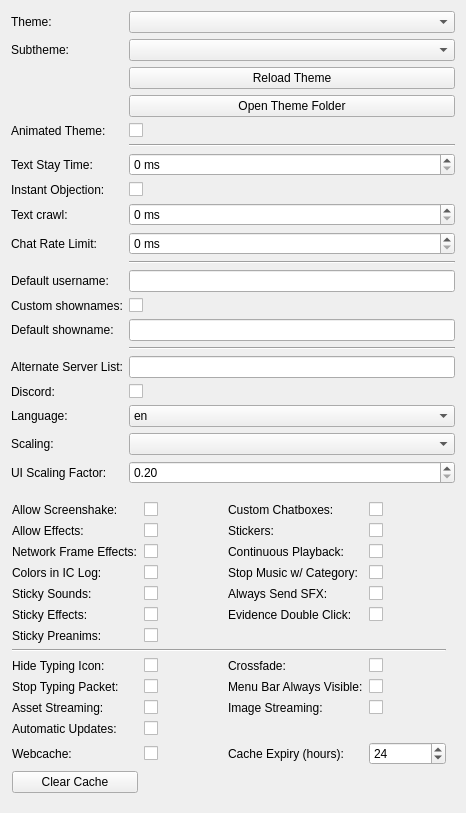
         <widget class="QWidget" name="form_layout_widget">
          <property name="geometry">
           <rect>
            <x>0</x>
            <y>-427</y>
            <width>466</width>
            <height>771</height>
           </rect>
          </property>
          <layout class="QFormLayout" name="formLayout">
           <item row="0" column="0">
            <widget class="QLabel" name="theme_label">
             <property name="toolTip">
              <string>Sets the theme used in-game. If the new theme changes the lobby's look as well, you'll need to reload the Lobby for the changes to take effect, such as by joining a server and leaving it.</string>
             </property>
             <property name="text">
              <string>Theme:</string>
             </property>
            </widget>
           </item>
           <item row="0" column="1">
            <widget class="QComboBox" name="theme_combobox"/>
           </item>
           <item row="1" column="0">
            <widget class="QLabel" name="subtheme_label">
             <property name="toolTip">
              <string>Sets a 'subtheme', which will stack on top of the current theme and replace anything it can. Keep it at 'server' to let the server decide. Keep it at 'default' to keep it unchanging.</string>
             </property>
             <property name="text">
              <string>Subtheme:</string>
             </property>
            </widget>
           </item>
           <item row="1" column="1">
            <widget class="QComboBox" name="subtheme_combobox"/>
           </item>
           <item row="2" column="1">
            <widget class="QPushButton" name="theme_reload_button">
             <property name="toolTip">
              <string>Refresh the theme and update all of the ui elements to match.</string>
             </property>
             <property name="text">
              <string>Reload Theme</string>
             </property>
            </widget>
           </item>
           <item row="3" column="1">
            <widget class="QPushButton" name="theme_folder_button">
             <property name="toolTip">
              <string>Open the theme folder of the currently selected theme.</string>
             </property>
             <property name="text">
              <string>Open Theme Folder</string>
             </property>
            </widget>
           </item>
           <item row="4" column="0">
            <widget class="QLabel" name="animated_theme_lbl">
             <property name="toolTip">
              <string>If ticked, themes will be allowed to have animated elements.</string>
             </property>
             <property name="text">
              <string>Animated Theme:</string>
             </property>
            </widget>
           </item>
           <item row="4" column="1">
            <widget class="QCheckBox" name="animated_theme_cb">
             <property name="text">
              <string/>
             </property>
            </widget>
           </item>
           <item row="5" column="1">
            <widget class="QFrame" name="theme_log_divider">
             <property name="frameShape">
              <enum>QFrame::HLine</enum>
             </property>
             <property name="frameShadow">
              <enum>QFrame::Sunken</enum>
             </property>
            </widget>
           </item>
           <item row="6" column="0">
            <widget class="QLabel" name="stay_time_lbl">
             <property name="toolTip">
              <string>Minimum amount of time (in miliseconds) an IC message must stay on screen before the next IC message is shown, acting as a 'queue'. Set to 0 to disable this behavior.</string>
             </property>
             <property name="text">
              <string>Text Stay Time:</string>
             </property>
            </widget>
           </item>
           <item row="6" column="1">
            <widget class="QSpinBox" name="stay_time_spinbox">
             <property name="suffix">
              <string> ms</string>
             </property>
             <property name="maximum">
              <number>10000</number>
             </property>
            </widget>
           </item>
           <item row="7" column="0">
            <widget class="QLabel" name="instant_objection_lbl">
             <property name="text">
              <string>Instant Objection:</string>
             </property>
            </widget>
           </item>
           <item row="7" column="1">
            <widget class="QCheckBox" name="instant_objection_cb">
             <property name="text">
              <string/>
             </property>
            </widget>
           </item>
           <item row="8" column="0">
            <widget class="QLabel" name="text_crawl_lbl">
             <property name="toolTip">
              <string>Amount of time (in miliseconds) spent on each letter when the in-character text is being displayed.</string>
             </property>
             <property name="text">
              <string>Text crawl:</string>
             </property>
            </widget>
           </item>
           <item row="8" column="1">
            <widget class="QSpinBox" name="text_crawl_spinbox">
             <property name="suffix">
              <string> ms</string>
             </property>
             <property name="maximum">
              <number>500</number>
             </property>
            </widget>
           </item>
           <item row="9" column="0">
            <widget class="QLabel" name="chat_ratelimit_lbl">
             <property name="text">
              <string>Chat Rate Limit:</string>
             </property>
             <property name="textFormat">
              <enum>Qt::AutoText</enum>
             </property>
            </widget>
           </item>
           <item row="9" column="1">
            <widget class="QSpinBox" name="chat_ratelimit_spinbox">
             <property name="suffix">
              <string> ms</string>
             </property>
             <property name="maximum">
              <number>5000</number>
             </property>
            </widget>
           </item>
           <item row="10" column="1">
            <widget class="QFrame" name="log_names_divider">
             <property name="frameShape">
              <enum>QFrame::HLine</enum>
             </property>
             <property name="frameShadow">
              <enum>QFrame::Sunken</enum>
             </property>
            </widget>
           </item>
           <item row="11" column="0">
            <widget class="QLabel" name="username_lbl">
             <property name="toolTip">
              <string>Your OOC name will be automatically set to this value when you join a server.</string>
             </property>
             <property name="text">
              <string>Default username:</string>
             </property>
            </widget>
           </item>
           <item row="11" column="1">
            <widget class="QLineEdit" name="username_textbox">
             <property name="maxLength">
              <number>30</number>
             </property>
            </widget>
           </item>
           <item row="12" column="0">
            <widget class="QLabel" name="showname_lbl">
             <property name="toolTip">
              <string>Gives the default value for the in-game 'Custom shownames' tickbox, which in turn determines whether the client should display custom in-character names.</string>
             </property>
             <property name="text">
              <string>Custom shownames:</string>
             </property>
            </widget>
           </item>
           <item row="12" column="1">
            <widget class="QCheckBox" name="showname_cb">
             <property name="text">
              <string/>
             </property>
            </widget>
           </item>
           <item row="13" column="0">
            <widget class="QLabel" name="default_showname_lbl">
             <property name="toolTip">
              <string>Your showname will be automatically set to this value when you join a server.</string>
             </property>
             <property name="text">
              <string>Default showname:</string>
             </property>
            </widget>
           </item>
           <item row="13" column="1">
            <widget class="QLineEdit" name="default_showname_textbox"/>
           </item>
           <item row="14" column="1">
            <widget class="QFrame" name="net_divider">
             <property name="frameShape">
              <enum>QFrame::HLine</enum>
             </property>
             <property name="frameShadow">
              <enum>QFrame::Sunken</enum>
             </property>
            </widget>
           </item>
           <item row="15" column="0">
            <widget class="QLabel" name="ms_lbl">
             <property name="toolTip">
              <string>Overrides the base URL to retrieve server information from.</string>
             </property>
             <property name="text">
              <string>Alternate Server List:</string>
             </property>
            </widget>
           </item>
           <item row="15" column="1">
            <widget class="QLineEdit" name="ms_textbox"/>
           </item>
           <item row="16" column="0">
            <widget class="QLabel" name="discord_lbl">
             <property name="toolTip">
              <string>Allows others on Discord to see what server you are in, what character are you playing, and how long you have been playing for.</string>
             </property>
             <property name="text">
              <string>Discord:</string>
             </property>
            </widget>
           </item>
           <item row="16" column="1">
            <widget class="QCheckBox" name="discord_cb">
             <property name="text">
              <string/>
             </property>
            </widget>
           </item>
           <item row="17" column="0">
            <widget class="QLabel" name="language_label">
             <property name="toolTip">
              <string>Sets the language if you don't want to use your system language.</string>
             </property>
             <property name="text">
              <string>Language:</string>
             </property>
            </widget>
           </item>
           <item row="17" column="1">
            <widget class="QComboBox" name="language_combobox">
             <item>
              <property name="text">
               <string>en</string>
              </property>
             </item>
             <item>
              <property name="text">
               <string>de</string>
              </property>
             </item>
             <item>
              <property name="text">
               <string>es</string>
              </property>
             </item>
             <item>
              <property name="text">
               <string>pt</string>
              </property>
             </item>
             <item>
              <property name="text">
               <string>pl</string>
              </property>
             </item>
             <item>
              <property name="text">
               <string>jp</string>
              </property>
             </item>
             <item>
              <property name="text">
               <string>ru</string>
              </property>
             </item>
            </widget>
           </item>
           <item row="18" column="0">
            <widget class="QLabel" name="scaling_label">
             <property name="toolTip">
              <string>Sets the default scaling method, if there is not one already defined specifically for the character.</string>
             </property>
             <property name="text">
              <string>Scaling:</string>
             </property>
            </widget>
           </item>
           <item row="18" column="1">
            <widget class="QComboBox" name="scaling_combobox">
             <property name="contextMenuPolicy">
              <enum>Qt::CustomContextMenu</enum>
             </property>
            </widget>
           </item>
           <item row="20" column="0" colspan="2">
            <spacer name="verticalSpacer_3">
             <property name="orientation">
              <enum>Qt::Vertical</enum>
             </property>
             <property name="sizeType">
              <enum>QSizePolicy::Fixed</enum>
             </property>
             <property name="sizeHint" stdset="0">
              <size>
               <width>20</width>
               <height>5</height>
              </size>
             </property>
            </spacer>
           </item>
           <item row="21" column="0" colspan="2">
            <widget class="QWidget" name="gridWidget" native="true">
             <layout class="QGridLayout" name="checkboxLayout">
              <property name="sizeConstraint">
               <enum>QLayout::SetDefaultConstraint</enum>
              </property>
              <property name="leftMargin">
               <number>1</number>
              </property>
              <property name="topMargin">
               <number>1</number>
              </property>
              <item row="2" column="1">
               <widget class="QCheckBox" name="framenetwork_cb">
                <property name="text">
                 <string/>
                </property>
               </widget>
              </item>
              <item row="5" column="3">
               <widget class="QCheckBox" name="evidence_double_click_cb">
                <property name="text">
                 <string/>
                </property>
               </widget>
              </item>
              <item row="4" column="0">
               <widget class="QLabel" name="stickysounds_lbl">
                <property name="toolTip">
                 <string>Turn this on to prevent the sound dropdown from clearing the sound after playing it.</string>
                </property>
                <property name="text">
                 <string>Sticky Sounds:</string>
                </property>
               </widget>
              </item>
              <item row="9" column="2">
               <widget class="QLabel" name="menu_bar_visible_btn_lbl">
                <property name="toolTip">
                 <string>If checked, the menu bar will always stay visible.</string>
                </property>
                <property name="text">
                 <string>Menu Bar Always Visible:</string>
                </property>
               </widget>
              </item>
              <item row="11" column="0">
               <widget class="QLabel" name="auto_updates_lbl">
                <property name="toolTip">
                 <string>Whether to enable automatic updates for the program.</string>
                </property>
                <property name="text">
                 <string>Automatic Updates:</string>
                </property>
               </widget>
              </item>
              <item row="2" column="3">
               <widget class="QCheckBox" name="continuous_cb">
                <property name="text">
                 <string/>
                </property>
               </widget>
              </item>
              <item row="8" column="0">
               <widget class="QLabel" name="hide_typing_lbl">
                <property name="toolTip">
                 <string>Hides the Typing Icon. You won't see others typing, but they will still see you.</string>
                </property>
                <property name="text">
                 <string>Hide Typing Icon:</string>
                </property>
               </widget>
              </item>
              <item row="7" column="0" colspan="4">
               <widget class="Line" name="line">
                <property name="orientation">
                 <enum>Qt::Horizontal</enum>
                </property>
               </widget>
              </item>
              <item row="10" column="3">
               <widget class="QCheckBox" name="image_streaming_cb">
                <property name="text">
                 <string/>
                </property>
               </widget>
              </item>
              <item row="9" column="1">
               <widget class="QCheckBox" name="stop_typing_cb">
                <property name="text">
                 <string/>
                </property>
               </widget>
              </item>
              <item row="0" column="3">
               <widget class="QCheckBox" name="customchat_cb">
                <property name="text">
                 <string/>
                </property>
               </widget>
              </item>
              <item row="8" column="2">
               <widget class="QLabel" name="crossfade_lbl">
                <property name="toolTip">
                 <string>Disabling this will turn off the crossfade between sprites.</string>
                </property>
                <property name="text">
                 <string>Crossfade:</string>
                </property>
               </widget>
              </item>
              <item row="3" column="3">
               <widget class="QCheckBox" name="category_stop_cb">
                <property name="text">
                 <string/>
                </property>
               </widget>
              </item>
              <item row="0" column="0">
               <widget class="QLabel" name="shake_lbl">
                <property name="toolTip">
                 <string>Allows screenshaking. Disable this if you have concerns or issues with photosensitivity and/or seizures.</string>
                </property>
                <property name="text">
                 <string>Allow Screenshake:</string>
                </property>
               </widget>
              </item>
              <item row="1" column="3">
               <widget class="QCheckBox" name="sticker_cb">
                <property name="text">
                 <string/>
                </property>
               </widget>
              </item>
              <item row="6" column="1">
               <widget class="QCheckBox" name="stickypres_cb">
                <property name="text">
                 <string/>
                </property>
               </widget>
              </item>
              <item row="3" column="0">
               <widget class="QLabel" name="colorlog_lbl">
                <property name="toolTip">
                 <string>Use the markup colors in the server IC chatlog.</string>
                </property>
                <property name="text">
                 <string>Colors in IC Log:</string>
                </property>
               </widget>
              </item>
              <item row="4" column="3">
               <widget class="QCheckBox" name="sfx_on_idle_cb">
                <property name="text">
                 <string/>
                </property>
               </widget>
              </item>
              <item row="1" column="2">
               <widget class="QLabel" name="sticker_lbl">
                <property name="toolTip">
                 <string>Turn this on to allow characters to define their own stickers (unique images that show up over the chatbox - like avatars or shownames).</string>
                </property>
                <property name="text">
                 <string>Stickers:</string>
                </property>
               </widget>
              </item>
              <item row="1" column="1">
               <widget class="QCheckBox" name="effects_cb">
                <property name="text">
                 <string/>
                </property>
               </widget>
              </item>
              <item row="0" column="1">
               <widget class="QCheckBox" name="shake_cb">
                <property name="text">
                 <string/>
                </property>
               </widget>
              </item>
              <item row="6" column="0">
               <widget class="QLabel" name="stickypres_lbl">
                <property name="toolTip">
                 <string>Turn this on to prevent preanimation checkbox from clearing after playing the emote.</string>
                </property>
                <property name="text">
                 <string>Sticky Preanims:</string>
                </property>
               </widget>
              </item>
              <item row="4" column="1">
               <widget class="QCheckBox" name="stickysounds_cb">
                <property name="text">
                 <string/>
                </property>
               </widget>
              </item>
              <item row="8" column="1">
               <widget class="QCheckBox" name="hide_typing_cb">
                <property name="text">
                 <string/>
                </property>
               </widget>
              </item>
              <item row="9" column="3">
               <widget class="QCheckBox" name="menu_bar_visible_btn_cb">
                <property name="text">
                 <string/>
                </property>
               </widget>
              </item>
              <item row="0" column="2">
               <widget class="QLabel" name="customchat_lbl">
                <property name="toolTip">
                 <string>Turn this on to allow characters to define their own custom chat box designs.</string>
                </property>
                <property name="text">
                 <string>Custom Chatboxes:</string>
                </property>
               </widget>
              </item>
              <item row="3" column="1">
               <widget class="QCheckBox" name="colorlog_cb">
                <property name="text">
                 <string/>
                </property>
               </widget>
              </item>
              <item row="2" column="2">
               <widget class="QLabel" name="continuous_lbl">
                <property name="toolTip">
                 <string>Whether or not to resume playing animations from where they left off. Turning off might reduce lag.</string>
                </property>
                <property name="text">
                 <string>Continuous Playback:</string>
                </property>
               </widget>
              </item>
              <item row="3" column="2">
               <widget class="QLabel" name="category_stop_lbl">
                <property name="toolTip">
                 <string>Stop music when double-clicking a category. If this is disabled, use the right-click context menu to stop music.</string>
                </property>
                <property name="text">
                 <string>Stop Music w/ Category:</string>
                </property>
               </widget>
              </item>
              <item row="5" column="2">
               <widget class="QLabel" name="evidence_double_click_lbl">
                <property name="toolTip">
                 <string>If ticked, Evidence needs a double-click to view rather than a single click.</string>
                </property>
                <property name="text">
                 <string>Evidence Double Click:</string>
                </property>
               </widget>
              </item>
              <item row="1" column="0">
               <widget class="QLabel" name="effects_lbl">
                <property name="toolTip">
                 <string>Allows screen effects. Disable this if you have concerns or issues with photosensitivity and/or seizures.</string>
                </property>
                <property name="text">
                 <string>Allow Effects:</string>
                </property>
               </widget>
              </item>
              <item row="5" column="1">
               <widget class="QCheckBox" name="stickyeffects_cb">
                <property name="text">
                 <string/>
                </property>
               </widget>
              </item>
              <item row="5" column="0">
               <widget class="QLabel" name="stickyeffects_lbl">
                <property name="toolTip">
                 <string>Turn this on to prevent the effects dropdown from clearing the effect after playing it.</string>
                </property>
                <property name="text">
                 <string>Sticky Effects:</string>
                </property>
               </widget>
              </item>
              <item row="8" column="3">
               <widget class="QCheckBox" name="crossfade_cb">
                <property name="text">
                 <string/>
                </property>
               </widget>
              </item>
              <item row="11" column="1">
               <widget class="QCheckBox" name="auto_updates_cb">
                <property name="text">
                 <string/>
                </property>
               </widget>
              </item>
              <item row="10" column="1">
               <widget class="QCheckBox" name="asset_streaming_cb">
                <property name="text">
                 <string/>
                </property>
               </widget>
              </item>
              <item row="4" column="2">
               <widget class="QLabel" name="sfx_on_idle_lbl">
                <property name="toolTip">
                 <string>If the SFX dropdown has an SFX selected, send the custom SFX alongside the message even if Preanim is OFF.</string>
                </property>
                <property name="text">
                 <string>Always Send SFX:</string>
                </property>
               </widget>
              </item>
              <item row="2" column="0">
               <widget class="QLabel" name="framenetwork_lbl">
                <property name="toolTip">
                 <string>Send screen-shaking, flashes and sounds as defined in the char.ini over the network. Only works for servers that support this functionality.</string>
                </property>
                <property name="text">
                 <string>Network Frame Effects:</string>
                </property>
               </widget>
              </item>
              <item row="10" column="2">
               <widget class="QLabel" name="image_streaming_lbl">
                <property name="toolTip">
                 <string>Unused. Disables remote images from showing in your IC.</string>
                </property>
                <property name="text">
                 <string>Image Streaming:</string>
                </property>
               </widget>
              </item>
              <item row="9" column="0">
               <widget class="QLabel" name="stop_typing_lbl">
                <property name="toolTip">
                 <string>If you check this, others won't see your Typing Icon.</string>
                </property>
                <property name="text">
                 <string>Stop Typing Packet:</string>
                </property>
               </widget>
              </item>
              <item row="10" column="0">
               <widget class="QLabel" name="asset_streaming_lbl">
                <property name="toolTip">
                 <string>Allows Asset Streaming, mostly for characters.</string>
                </property>
                <property name="text">
                 <string>Asset Streaming:</string>
                </property>
               </widget>
              </item>
              <item row="12" column="0">
               <widget class="QLabel" name="webcache_enabled_lbl">
                <property name="toolTip">
                 <string>Enable caching of downloaded assets from the server's asset URL. Cached files are stored locally and reused until expired.</string>
                </property>
                <property name="text">
                 <string>Webcache:</string>
                </property>
               </widget>
              </item>
              <item row="12" column="1">
               <widget class="QCheckBox" name="webcache_enabled_cb">
                <property name="text">
                 <string/>
                </property>
               </widget>
              </item>
              <item row="12" column="2">
               <widget class="QLabel" name="webcache_expiry_lbl">
                <property name="toolTip">
                 <string>How many hours before cached files are re-downloaded.</string>
                </property>
                <property name="text">
                 <string>Cache Expiry (hours):</string>
                </property>
               </widget>
              </item>
              <item row="12" column="3">
               <widget class="QSpinBox" name="webcache_expiry_spinbox">
                <property name="minimum">
                 <number>1</number>
                </property>
                <property name="maximum">
                 <number>8760</number>
                </property>
                <property name="value">
                 <number>24</number>
                </property>
               </widget>
              </item>
              <item row="13" column="0">
               <widget class="QPushButton" name="webcache_clear">
                <property name="text">
                 <string>Clear Cache</string>
                </property>
               </widget>
              </item>
              <item row="13" column="1" colspan="3">
               <widget class="QLabel" name="webcache_size_label">
                <property name="text">
                 <string/>
                </property>
               </widget>
              </item>
             </layout>
            </widget>
           </item>
           <item row="19" column="0">
            <widget class="QLabel" name="theme_scaling_factor_lbl">
             <property name="toolTip">
              <string>The factor by which to scale the size of the UI</string>
             </property>
             <property name="text">
              <string>UI Scaling Factor:</string>
             </property>
            </widget>
           </item>
           <item row="19" column="1">
            <widget class="QDoubleSpinBox" name="theme_scaling_factor_sb">
             <property name="minimum">
              <double>0.200000000000000</double>
             </property>
             <property name="maximum">
              <double>10.000000000000000</double>
             </property>
             <property name="singleStep">
              <double>0.010000000000000</double>
             </property>
            </widget>
           </item>
          </layout>
         </widget>
